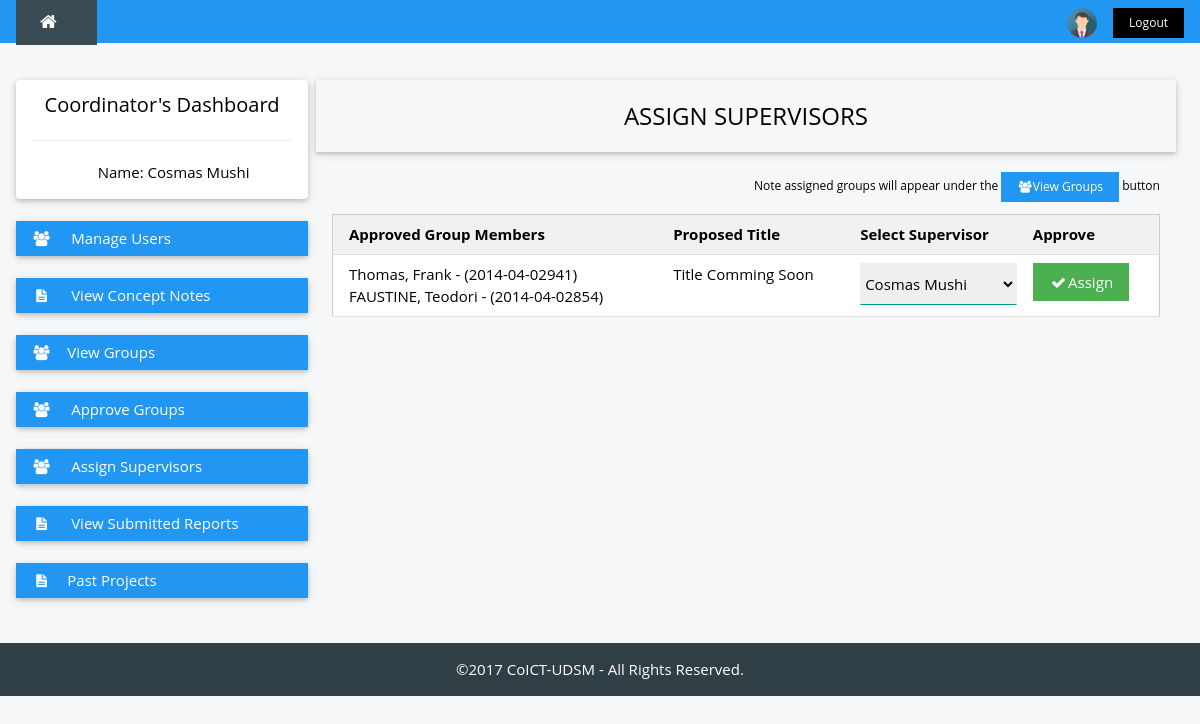
Screenshot of /coordinator/assign-supervisor.php with the database file from the repository.
### tables this page shows
CREATE TABLE `suggestedgroup` (
  `sugId` int(11) NOT NULL,
  `fMember` varchar(13) NOT NULL,
  `sMember` varchar(13) NOT NULL,
  `tMember` varchar(13) NOT NULL,
  `approval` varchar(10) NOT NULL
);

CREATE TABLE `student` (
  `regNo` varchar(13) NOT NULL,
  `fName` varchar(25) NOT NULL,
  `mName` varchar(25) DEFAULT NULL,
  `lName` varchar(25) NOT NULL,
  `email` varchar(30) NOT NULL,
  `phoneNo` varchar(20) NOT NULL,
  `course` varchar(50) NOT NULL
);

### coordinator/assign-supervisor.php (the view, shortened to what this page needs)
<?php
  include '../header.php';
?>
<div class="w3-container w3-content" style="max-width:1400px;margin-top:80px">
  <div class="w3-row">
    <div class="w3-col m3">
    <?php
      include 'coord-nav.php';
    ?>
    </div>
    <div class="w3-col m9">
      <div id="main">
      <div class="w3-row-padding">
        <div class="w3-card-2 ">
            <div class="w3-container w3-padding">
              <div class="w3-col m12">
              <h3 class="w3-center">ASSIGN SUPERVISORS</h3>
              </div>
            </div>
          </div>
        <div class=" ">
         <div class="w3-container w3-padding">
         <p class="w3-small w3-right-align">Note assigned groups will appear under the <button onclick="viewGroups()" class="w3-btn w3-blue w3-left-align"><i class="fa fa-users fa-fw "></i>View Groups </button> button</p>
          <div class="w3-center">
           <?php
            $sqlgrp = mysqli_query($dbcon, "SELECT * FROM `suggestedgroup` WHERE approval='approved'") or die(mysqli_error($dbcon));
            $num_row = mysqli_num_rows($sqlgrp);
            if ($num_row < 0) {
              echo "There are groups to assign";
             }
             else { ?>
               <table class="w3-table-all">
                <thead>
                  <tr class="w3-light-grey">
                    <th>Approved Group Members</th>
                    <th>Proposed Title</th>
                    <th>Select Supervisor </th>
                    <th>Approve</th>
                  </tr>
                </thead>
                <?php
                  while($group_row = mysqli_fetch_array($sqlgrp)) {
                ?>
                <tr>
                  <td>
                  <?php
                   	$member1 = $group_row['fMember'];
                    $result1 = mysqli_query($dbcon, "SELECT * FROM student WHERE regNo = '$member1'") or die(mysqli_error());
                    $member_row1 = mysqli_fetch_array($result1);
                    echo $member_row1['lName'].", ".$member_row1['fName']." ".$member_row1['mName']." - (".$member1.")<br> ";
                    $member2 =  $group_row['sMember'];
                    $result2 = mysqli_query($dbcon, "SELECT * FROM student WHERE regNo = '$member2'") or die(mysqli_error());
                    $member_row2 = mysqli_fetch_array($result2);
                    if (!empty($member_row2)) {
                    	echo $member_row2['lName'].", ".$member_row2['fName']." ".$member_row2['mName']." - (".$member2.")<br> ";
                  	}
                  ?>
                  </td>
                  <td>Title Comming Soon</td>
                  <td>
                  	<select class="w3-select" name="option">
                  	<?php
                  		$result = mysqli_query($dbcon, "SELECT * FROM supervisor") or die(mysql_error());
                  		while ($user_row = mysqli_fetch_array($result)) {
                  		$supervisor = $user_row['empId'];
						echo "<option value=".$supervisor.">".$user_row['fName']." ".$user_row['lName']."</option>";
						 } ?>
					</select>
                   </td>
                  	<td>
                    <button class="w3-padding w3-btn w3-green " onclick="assignSupervisor()"><i class="fa fa-check fa-fw"></i>Assign</button>
                    </td>
                </tr>
                <?php }  ?>
              </table>
             <?php }
             ?>
            </div>
          </div>
        </div>
      </div>
      <br />
      </div>
    </div>
  </div>
</div>
<br>
<?php
  include '../footer.php';
?>
</body>
</html>

### styles/w3-theme-blue-grey.css (style rules this page uses)
.w3-theme-l5 { color:#000 !important; background-color:#f5f7f8 !important }

### header.php (style rules this page uses)
html,body,h1,h2,h3,h4,h5 { font-family: "Open Sans", sans-serif }

### rows the page displays
suggestedgroup: student.lName "Thomas", student.fName "Frank", fMember "2014-04-02941", student.lName "FAUSTINE", student.fName "Teodori", sMember "2014-04-02854"

### other values shown
$yr[year] "2017"
form field option "Cosmas Mushi"
